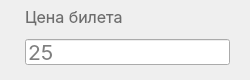
                   <widget class="QWidget" name="borderWidget_17" native="true">
                    <property name="maximumSize">
                     <size>
                      <width>16777215</width>
                      <height>68</height>
                     </size>
                    </property>
                    <layout class="QVBoxLayout" name="verticalLayout_139">
                     <property name="spacing">
                      <number>0</number>
                     </property>
                     <property name="leftMargin">
                      <number>0</number>
                     </property>
                     <property name="topMargin">
                      <number>0</number>
                     </property>
                     <property name="rightMargin">
                      <number>0</number>
                     </property>
                     <property name="bottomMargin">
                      <number>0</number>
                     </property>
                     <item>
                      <widget class="QWidget" name="widget_23" native="true">
                       <property name="minimumSize">
                        <size>
                         <width>250</width>
                         <height>0</height>
                        </size>
                       </property>
                       <property name="cursor">
                        <cursorShape>IBeamCursor</cursorShape>
                       </property>
                       <layout class="QVBoxLayout" name="verticalLayout_140">
                        <property name="spacing">
                         <number>10</number>
                        </property>
                        <property name="leftMargin">
                         <number>25</number>
                        </property>
                        <property name="topMargin">
                         <number>5</number>
                        </property>
                        <property name="rightMargin">
                         <number>20</number>
                        </property>
                        <property name="bottomMargin">
                         <number>15</number>
                        </property>
                        <item>
                         <widget class="QLabel" name="label_116">
                          <property name="minimumSize">
                           <size>
                            <width>0</width>
                            <height>24</height>
                           </size>
                          </property>
                          <property name="font">
                           <font>
                            <family>Inter</family>
                            <pointsize>12</pointsize>
                           </font>
                          </property>
                          <property name="styleSheet">
                           <string notr="true">color: #6D6D6D;</string>
                          </property>
                          <property name="text">
                           <string>Цена билета</string>
                          </property>
                         </widget>
                        </item>
                        <item>
                         <widget class="QLineEdit" name="addRoute_price">
                          <property name="minimumSize">
                           <size>
                            <width>0</width>
                            <height>26</height>
                           </size>
                          </property>
                          <property name="font">
                           <font>
                            <family>Inter</family>
                            <pointsize>16</pointsize>
                           </font>
                          </property>
                          <property name="inputMask">
                           <string/>
                          </property>
                          <property name="text">
                           <string/>
                          </property>
                          <property name="placeholderText">
                           <string>25</string>
                          </property>
                         </widget>
                        </item>
                       </layout>
                      </widget>
                     </item>
                    </layout>
                   </widget>
